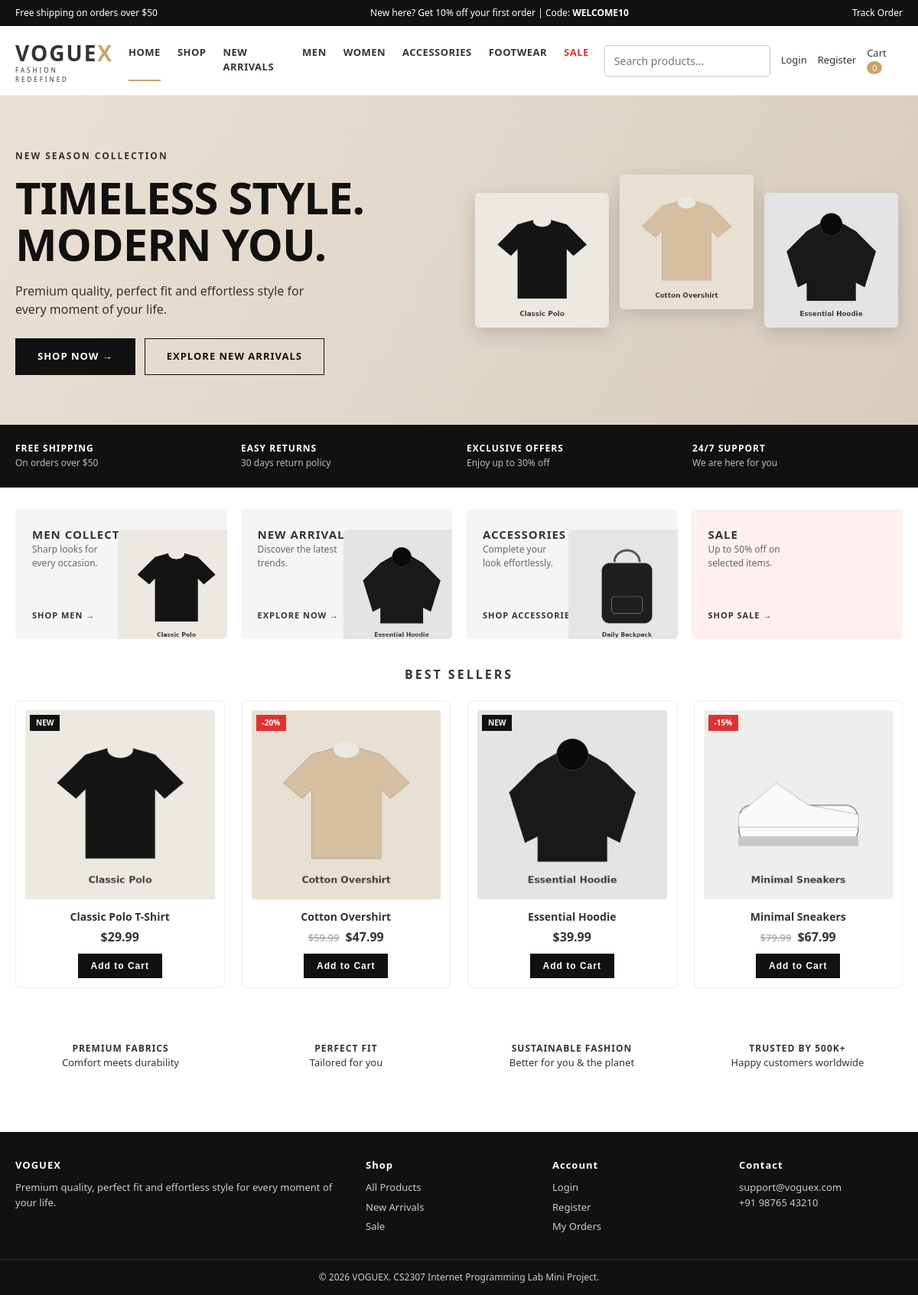
The page / on the database its author committed.
### tables this page shows
CREATE TABLE IF NOT EXISTS categories (
  id INT AUTO_INCREMENT PRIMARY KEY,
  name VARCHAR(80) NOT NULL UNIQUE
);

CREATE TABLE IF NOT EXISTS products (
  id INT AUTO_INCREMENT PRIMARY KEY,
  category_id INT NOT NULL,
  name VARCHAR(150) NOT NULL,
  description TEXT,
  price DECIMAL(10,2) NOT NULL,
  old_price DECIMAL(10,2) DEFAULT NULL,
  image VARCHAR(255) DEFAULT 'placeholder.jpg',
  badge VARCHAR(20) DEFAULT NULL,
  stock INT NOT NULL DEFAULT 50,
  is_bestseller TINYINT(1) NOT NULL DEFAULT 0,
  created_at TIMESTAMP DEFAULT CURRENT_TIMESTAMP,
  FOREIGN KEY (category_id) REFERENCES categories(id) ON DELETE CASCADE
);

### config.php (the view, shortened to what this page needs)
<?php
function e($text) { return htmlspecialchars((string)$text, ENT_QUOTES, 'UTF-8'); }
function money($n) { return '$' . number_format((float)$n, 2); }
function is_logged_in() { return isset($_SESSION['user_id']); }
function cart_count() {
    return isset($_SESSION['cart']) ? array_sum($_SESSION['cart']) : 0;
}
function product_card($p) {
    $badge = '';
    if (!empty($p['badge'])) {
        $cls = ($p['badge'][0] === '-') ? 'sale' : 'new';
        $badge = '<span class="badge ' . $cls . '">' . e($p['badge']) . '</span>';
    }
    $old = $p['old_price'] ? '<span class="old">' . money($p['old_price']) . '</span>' : '';
    $stock = $p['stock'] > 0
        ? '<form method="post" action="cart.php">
             <input type="hidden" name="action" value="add">
             <input type="hidden" name="id" value="' . (int)$p['id'] . '">
             <button class="btn btn-small" type="submit">Add to Cart</button>
           </form>'
        : '<span class="out">Out of stock</span>';
    return '<div class="card">' . $badge . '
      <a href="product.php?id=' . (int)$p['id'] . '" class="card-img">
        <img src="images/' . e($p['image']) . '" alt="' . e($p['name']) . '"
             onerror="this.onerror=null;this.src=\'images/placeholder.jpg\'">
      </a>
      <h3><a href="product.php?id=' . (int)$p['id'] . '">' . e($p['name']) . '</a></h3>
      <p class="price">' . $old . '<strong>' . money($p['price']) . '</strong></p>
      ' . $stock . '
    </div>';
}

### includes/header.php (shortened to what this page needs)
<?php
$page  = $page ?? '';
$cats  = $conn->query("SELECT id, name FROM categories ORDER BY id");
?>
<!DOCTYPE html>
<html lang="en">
<head>
  <link rel="stylesheet" href="css/style.css">
</head>
<body>
<div class="topbar">
  <span>Free shipping on orders over $50</span>
  <span>New here? Get 10% off your first order | Code: <b>WELCOME10</b></span>
  <span>
    <a href="orders.php">Track Order</a>
  </span>
</div>
<header class="header">
  <div class="container nav-wrap">
    <a href="index.php" class="logo">VOGUE<span>X</span><small>FASHION REDEFINED</small></a>
    <nav id="mainNav">
      <a href="index.php" class="<?= $page=='home'?'active':'' ?>">HOME</a>
      <a href="shop.php" class="<?= $page=='shop'?'active':'' ?>">SHOP</a>
      <a href="shop.php?new=1">NEW ARRIVALS</a>
      <?php while ($c = $cats->fetch_assoc()): ?>
        <a href="shop.php?cat=<?= (int)$c['id'] ?>"><?= strtoupper(e($c['name'])) ?></a>
      <?php endwhile; ?>
      <a href="shop.php?sale=1" class="sale-link">SALE</a>
    </nav>
    <div class="icons">
      <form action="shop.php" method="get" class="search">
        <input type="text" name="q" placeholder="Search products..." value="<?= e($_GET['q'] ?? '') ?>">
      </form>
      <?php if (is_logged_in()): ?>
        <a href="orders.php" title="My orders">Hi, <?= e(explode(' ', $_SESSION['name'])[0]) ?></a>
        <a href="logout.php">Logout</a>
      <?php else: ?>
        <a href="login.php">Login</a>
        <a href="register.php">Register</a>
      <?php endif; ?>
      <a href="cart.php" class="cart-link">Cart <span class="cart-count"><?= cart_count() ?></span></a>
    </div>
  </div>
</header>
<main>

### index.php (shortened to what this page needs)
<?php
require 'config.php';
$page  = 'home';
$best  = $conn->query("SELECT * FROM products WHERE is_bestseller=1 ORDER BY id LIMIT 4");
$tiles = $conn->query("SELECT image FROM products ORDER BY id LIMIT 8")->fetch_all(MYSQLI_ASSOC);
include 'includes/header.php';
?>
<section class="hero">
  <div class="container hero-inner">
    <div>
      <small>NEW SEASON COLLECTION</small>
      <h1>TIMELESS STYLE.<br>MODERN YOU.</h1>
      <p>Premium quality, perfect fit and effortless style for every moment of your life.</p>
      <div class="btn-row">
        <a href="shop.php" class="btn">SHOP NOW &rarr;</a>
        <a href="shop.php?new=1" class="btn btn-light">EXPLORE NEW ARRIVALS</a>
      </div>
    </div>
    <div class="hero-imgs">
      <?php foreach ([0,1,2] as $i): ?>
        <img src="images/<?= e($tiles[$i]['image'] ?? 'placeholder.jpg') ?>" alt="" onerror="this.onerror=null;this.src='images/placeholder.jpg'">
      <?php endforeach; ?>
    </div>
  </div>
</section>
<section class="strip">
  <div class="container strip-inner">
    <div><b>FREE SHIPPING</b><span>On orders over $50</span></div>
    <div><b>EASY RETURNS</b><span>30 days return policy</span></div>
    <div><b>EXCLUSIVE OFFERS</b><span>Enjoy up to 30% off</span></div>
    <div><b>24/7 SUPPORT</b><span>We are here for you</span></div>
  </div>
</section>
<div class="container">
  <div class="tiles">
    <div class="tile"><div><h3>MEN COLLECTION</h3><p>Sharp looks for every occasion.</p></div><a href="shop.php?cat=1">SHOP MEN &rarr;</a><img src="images/<?= e($tiles[0]['image'] ?? '') ?>" alt="" onerror="this.style.display='none'"></div>
    <div class="tile"><div><h3>NEW ARRIVALS</h3><p>Discover the latest trends.</p></div><a href="shop.php?new=1">EXPLORE NOW &rarr;</a><img src="images/<?= e($tiles[2]['image'] ?? '') ?>" alt="" onerror="this.style.display='none'"></div>
    <div class="tile"><div><h3>ACCESSORIES</h3><p>Complete your look effortlessly.</p></div><a href="shop.php?cat=3">SHOP ACCESSORIES &rarr;</a><img src="images/<?= e($tiles[4]['image'] ?? '') ?>" alt="" onerror="this.style.display='none'"></div>
    <div class="tile sale-tile"><div><h3>SALE</h3><p>Up to 50% off on selected items.</p></div><a href="shop.php?sale=1">SHOP SALE &rarr;</a></div>
  </div>
  <h2 class="section-title">BEST SELLERS</h2>
  <div class="grid">
    <?php while ($p = $best->fetch_assoc()) echo product_card($p); ?>
  </div>
</div>
<div class="container features">
  <div><b>PREMIUM FABRICS</b>Comfort meets durability</div>
  <div><b>PERFECT FIT</b>Tailored for you</div>
  <div><b>SUSTAINABLE FASHION</b>Better for you &amp; the planet</div>
  <div><b>TRUSTED BY 500K+</b>Happy customers worldwide</div>
</div>
<?php include 'includes/footer.php'; ?>

### includes/footer.php (shortened to what this page needs)
</main>
<footer class="footer">
  <div class="container footer-grid">
    <div>
      <h4>VOGUEX</h4>
      <p>Premium quality, perfect fit and effortless style for every moment of your life.</p>
    </div>
    <div>
      <h4>Shop</h4>
      <a href="shop.php">All Products</a>
      <a href="shop.php?new=1">New Arrivals</a>
      <a href="shop.php?sale=1">Sale</a>
    </div>
    <div>
      <h4>Account</h4>
      <a href="login.php">Login</a>
      <a href="register.php">Register</a>
      <a href="orders.php">My Orders</a>
    </div>
    <div>
      <h4>Contact</h4>
      <p>support@voguex.com<br>+91 98765 43210</p>
    </div>
  </div>
  <div class="copy">&copy; <?= date('Y') ?> VOGUEX. CS2307 Internet Programming Lab Mini Project.</div>
</footer>
</body>
</html>

### rows shown on the page
categories: name "MEN"
categories: name "WOMEN"
categories: name "ACCESSORIES"
categories: name "FOOTWEAR"
products: image (picture), badge "NEW", name "Classic Polo T-Shirt", price "$29.99"
products: image (picture), badge "-20%", name "Cotton Overshirt", old_price "$59.99", price "$47.99"
products: image (picture), badge "NEW", name "Essential Hoodie", price "$39.99"
products: image (picture)
products: badge "-15%", image (picture), name "Minimal Sneakers", old_price "$79.99", price "$67.99"

### other values the page prints
cart_count() "0"
